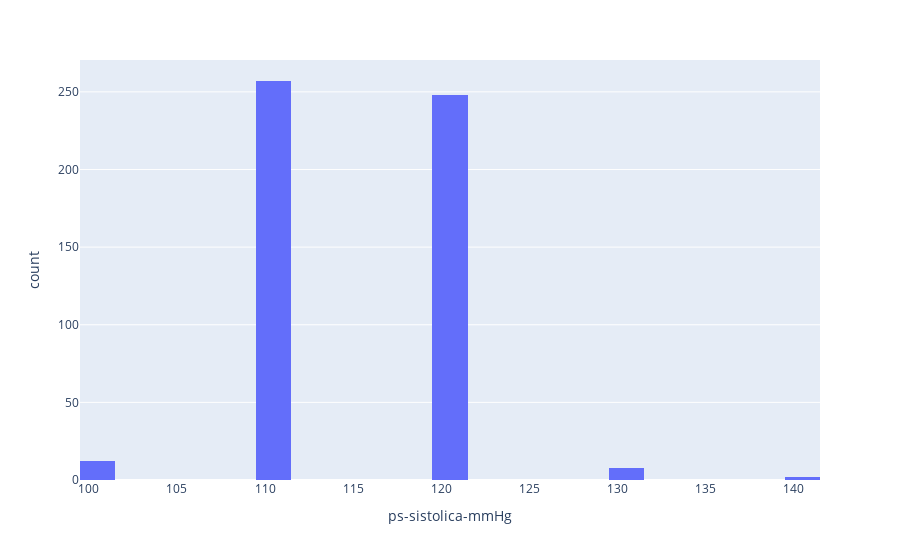

Notebook code for this chart:
### Code cell
#Histograma de variable sin outliers
figura8 = px.histogram(df, x='ps-sistolica-mmHg', nbins=30)
figura8.show()

### Figure 1 — Plotly figure (JSON) as saved in the notebook; plotly's stock layout.template omitted (floating-point values rounded to 4 significant figures; data arrays with more than 128 entries replaced by an {"elided": "..."} marker saying what was removed)
{"data": [{"alignmentgroup": "True", "bingroup": "x", "hovertemplate": "ps-sistolica-mmHg=%{x}<br>count=%{y}<extra></extra>", "legendgroup": "", "marker": {"color": "#636efa", "pattern": {"shape": ""}}, "name": "", "nbinsx": 30, "offsetgroup": "", "orientation": "v", "showlegend": false, "type": "histogram", "x": {"elided": "527 int values"}, "xaxis": "x", "yaxis": "y"}], "layout": {"barmode": "relative", "legend": {"tracegroupgap": 0}, "margin": {"t": 60}, "xaxis": {"anchor": "y", "domain": [0, 1], "title": {"text": "ps-sistolica-mmHg"}}, "yaxis": {"anchor": "x", "domain": [0, 1], "title": {"text": "count"}}}}
